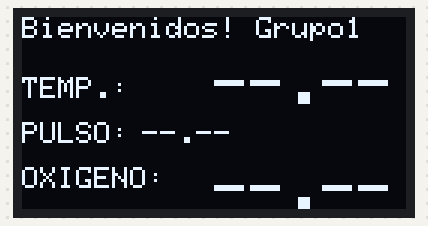
Simulated run of this sketch. Board: ESP8266 (NodeMCU). On the bench: 128×64 one-colour display. WiFi joins after 1.5 s; servers stay silent unless stated; the display library's start-up logo is not drawn; uploads are accepted with an empty reply; what the sketch prints to the serial monitor is not drawn.

Above: at 2.6 s.
At 5.9 s:
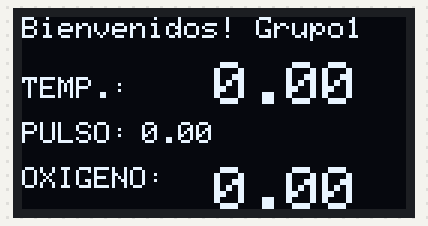

Measured:
- what the display in image 0 shows lasts 3.2 s, from 2.6 s to 5.8 s

The sketch:

grupo1.ino
```cpp
#include <SPI.h>
#include <Wire.h>
#include <ESP8266WiFi.h>
#include "MAX30105.h" //MAX30105
#include "spo2_algorithm.h" //MAX30105
#include <Adafruit_MLX90614.h> //Mlx90614
#include <Adafruit_GFX.h> //Oled
#include <Adafruit_SSD1306.h> //Oled

#define SCREEN_WIDTH 128 // OLED display width, in pixels
#define SCREEN_HEIGHT 64 // OLED display height, in pixels
#define OLED_RESET     -1 // Reset pin # (or -1 if sharing Arduino reset pin)
#define MAX_BRIGHTNESS 255 //MAX30105

struct valores{ //MAX30105
    int32_t spo2;
    int32_t heartRate;
};

MAX30105 particleSensor;
Adafruit_SSD1306 display(SCREEN_WIDTH, SCREEN_HEIGHT, &Wire, OLED_RESET);
Adafruit_MLX90614 mlx = Adafruit_MLX90614();

const char* ssid = "ManuMaxi";
//const char* ssid = "HITRON-4320";
const char* password = "vvv4528%%$";
//const char* password = "wifi03r457";
const char* host = "192.168.18.9";
//const char* host = "recursoinformatico.ml";

String device = "tarjeta1";
int32_t oxi = 0.0;
int32_t pulso = 0.0;
float temp = 0.0;
int codigo = 0;
boolean tomarMuestra = false;


void setup() {
  Serial.begin(115200);
  Serial.println();

  Serial.printf("Conectando a %s ", ssid);
  WiFi.begin(ssid, password);
  while (WiFi.status() != WL_CONNECTED)
  {
    delay(500);
    Serial.print(".");
  }
  Serial.print("[Conectado]");
  mlx.begin(); //Mlx90614

  //------------Oled------------
  // SSD1306_SWITCHCAPVCC = generate display voltage from 3.3V internally
  if(!display.begin(SSD1306_SWITCHCAPVCC, 0x3C)) {
    Serial.println(F("SSD1306 allocation failed"));
    for(;;); // Don't proceed, loop forever
  }
  display.display();
  delay(1000);
  incioValores();
  delay(1000);

  //--------MAX30105-----------
  // Inicializar sensor
  if (!particleSensor.begin(Wire, I2C_SPEED_FAST))
  {
    Serial.println(F("No se encontró MAX30105. Compruebe el cableado o la alimentación."));
    while (1);
  }
  byte ledBrightness = 60;//Options: 0=Off to 255=50mA
  byte sampleAverage = 8; //Options: 1, 2, 4, 8, 16, 32
  byte ledMode = 2;       //Options: 1 = Red only, 2 = Red + IR, 3 = Red + IR + Green
  byte sampleRate = 100;  //Options: 50, 100, 200, 400, 800, 1000, 1600, 3200
  int pulseWidth = 411;   //Options: 69, 118, 215, 411
  int adcRange = 4096;    //Options: 2048, 4096, 8192, 16384
  //Configure el sensor con estos ajustes
  particleSensor.setup(ledBrightness, sampleAverage, ledMode, sampleRate, pulseWidth, adcRange);

}

void loop() {
  WiFiClient client;

  Serial.printf("\n[Conectando a %s ... ", host);
  if (client.connect(host, 80))
  {
    Serial.println("[Conectado]");
    if(tomarMuestra){
      valores resultado;
      resultado = calcularFCySO2();
      oxi = resultado.spo2;
      pulso = resultado.heartRate;
      temp = leerTemp();
    }else{
      oxi = 0;
      pulso = 0;
      temp = 0.0;
    }
    actualizarValores(temp,pulso,oxi);
    String getData="dispositivo="+device+"&oxigeno="+String(oxi)+"&pulso="+String(pulso)+"&temperatura="+String(temp);

    String url = "/Grupo1/carga.php?"+getData;

    Serial.println("[Enviando un request]");

    client.print(String("GET ") + url + " HTTP/1.1\r\n" + "Host: " + host + "\r\n" + "Connection: close\r\n\r\n");

    Serial.println("[Response:]");
    while (client.connected() || client.available())
    {
      if (client.available())
      {
        String respuesta = client.readStringUntil('\n');
        if(respuesta.substring(0,1)=="{"){
          int ini = respuesta.indexOf(":");
          int fin = respuesta.indexOf("}",ini);
          codigo = respuesta.substring(ini+1,fin).toInt();
          Serial.print("[codigo]");
          Serial.println(codigo);
          if(codigo==1){
            tomarMuestra=true;
          }else{
            tomarMuestra=false;
          }
        }
      }
    }
    client.stop();
    Serial.println("\n[Desconectado]");
  }
  else
  {
    Serial.println("Falla de conección!]");
    client.stop();
  }
  delay(5000);

}

float leerTemp(){
  //mlx.readAmbientTempC() Ambiente
  float temp = mlx.readObjectTempC();
  Serial.print(temp);
  return temp;
}

valores calcularFCySO2(){
    valores resultado;
    uint32_t irBuffer[100]; //datos del sensor de infrarrojos LED
    uint32_t redBuffer[100];  //datos del sensor LED rojo
    int32_t bufferLength; //longitud de datos
    int32_t spo2; //Valor de SPO2
    int8_t validSPO2; //indicador para mostrar si el cálculo de SPO2 es válido
    int32_t heartRate; //valor de frecuencia cardíaca
    int8_t validHeartRate; //indicador para mostrar si el cálculo de la frecuencia cardíaca es válido

    bufferLength = 100; //la longitud del búfer de 100 almacena 4 segundos de muestras que se ejecutan a 25 sps

    //leer las primeras 100 muestras y determinar el rango de la señal
    Serial.print("Muestras:");
    for (byte i = 0 ; i < bufferLength ; i++)
    {
      while (particleSensor.available() == false) //tenemos nuevos datos?
        particleSensor.check(); //Verifique el sensor en busca de nuevos datos

      redBuffer[i] = particleSensor.getRed();
      irBuffer[i] = particleSensor.getIR();
      particleSensor.nextSample(); //We're finished with this sample so move to next sample
      Serial.print(".");
    }
    //calcular la frecuencia cardíaca y la SpO2 después de las primeras 100 muestras (primeros 4 segundos de las muestras)
    maxim_heart_rate_and_oxygen_saturation(irBuffer, bufferLength, redBuffer, &spo2, &validSPO2, &heartRate, &validHeartRate);
    resultado.spo2 = spo2;
    resultado.heartRate = heartRate;
    return resultado;
}

void actualizarValores(float temp,float pulso, float oxi) {
  display.clearDisplay();
  display.setTextSize(1);
  display.setTextColor(WHITE);
  display.setCursor(0,0);
  display.println(F("Bienvenidos! Grupo1"));
  display.setCursor(0,20);
  display.println(F("TEMP.:"));
  display.setTextSize(2);
  display.setCursor(64,15);
  display.println(temp);
  display.setTextSize(1);
  display.setCursor(0,35);
  display.println(F("PULSO:"));
  display.setCursor(40,35);
  display.println(pulso);
  display.setCursor(0,50);
  display.println(F("OXIGENO:"));
  display.setTextSize(2);
  display.setCursor(64,50);
  display.println(oxi);
  display.display();
  delay(2000);
}
void incioValores() {
  display.clearDisplay();
  display.setTextSize(1);
  display.setTextColor(WHITE);
  display.setCursor(0,0);
  display.println(F("Bienvenidos! Grupo1"));
  display.setCursor(0,20);
  display.println(F("TEMP.:"));
  display.setTextSize(2);
  display.setCursor(64,15);
  display.println(F("--.--"));
  display.setTextSize(1);
  display.setCursor(0,35);
  display.println(F("PULSO:"));
  display.setCursor(40,35);
  display.println(F("--.--"));
  display.setCursor(0,50);
  display.println(F("OXIGENO:"));
  display.setTextSize(2);
  display.setCursor(64,50);
  display.println(F("--.--"));
  display.display();
  delay(2000);
}
```
